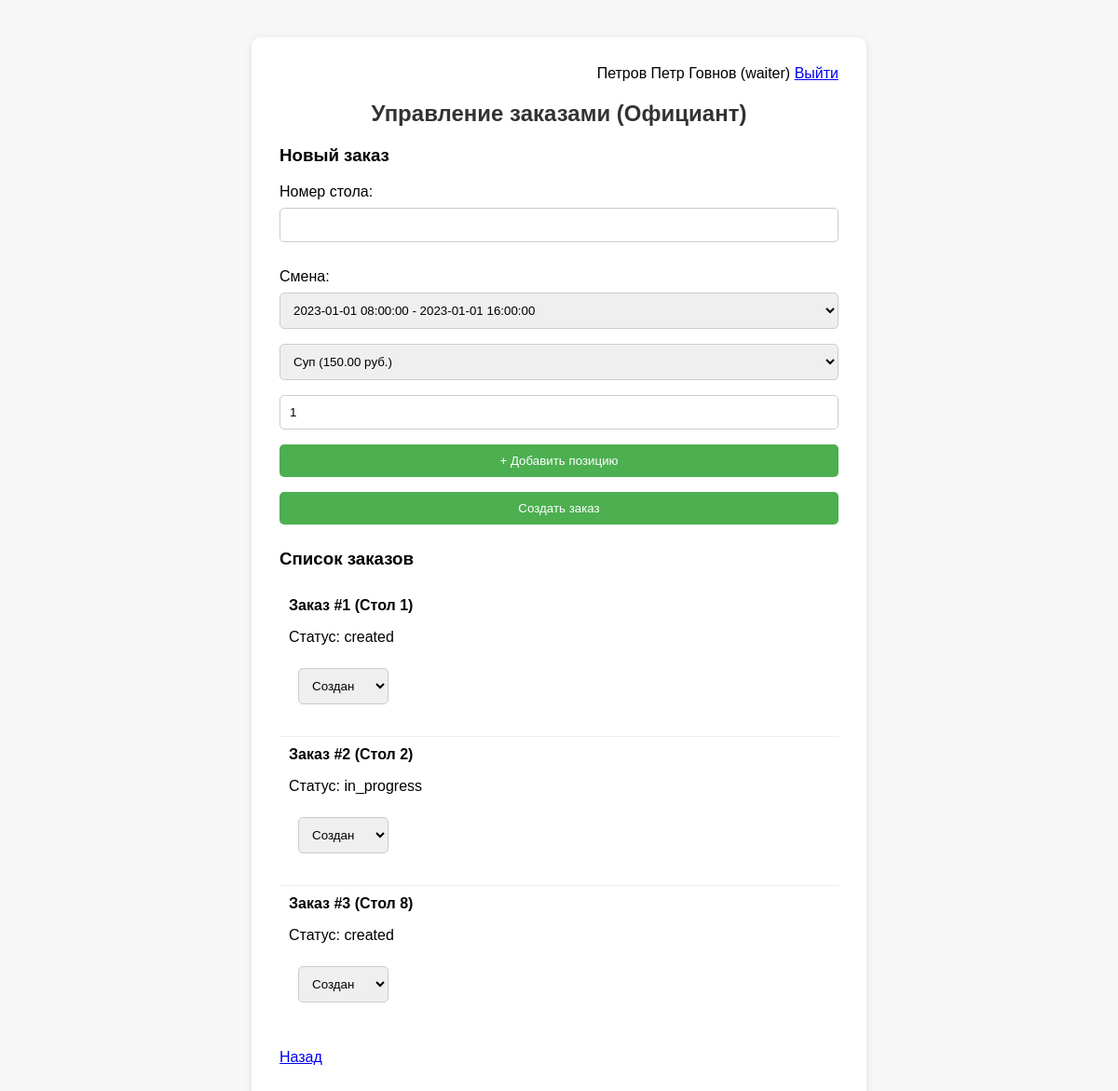
Screenshot of /zad/waiter_orders.php (signed in) with the database file from the repository.
### tables this page shows
CREATE TABLE `orders` (
  `id` int(11) NOT NULL,
  `table_number` int(11) NOT NULL,
  `status` enum('created','in_progress','ready','paid','closed') DEFAULT 'created',
  `shift_id` int(11) NOT NULL,
  `waiter_id` int(11) NOT NULL,
  `created_at` timestamp NOT NULL DEFAULT current_timestamp(),
  `updated_at` timestamp NOT NULL DEFAULT current_timestamp() ON UPDATE current_timestamp()
);

### zad/waiter_orders.php (the view, shortened to what this page needs)
<?php
require 'db.php';
$orders = $pdo->prepare("SELECT * FROM orders WHERE waiter_id = ?");
$orders->execute([$_SESSION['user']['id']]);
$orders = $orders->fetchAll();
$shifts = $pdo->query("SELECT * FROM shifts")->fetchAll();
$menuItems = $pdo->query("SELECT * FROM menu_items")->fetchAll();
?>
<link rel="stylesheet" href="style.css">
<div class="container">
    <div class="current-user">
        <?= $_SESSION['user']['full_name'] ?> (<?= $_SESSION['user']['role'] ?>)
        <a href="logout.php">Выйти</a>
    </div>
    <h2>Управление заказами (Официант)</h2>
    <h3>Новый заказ</h3>
    <form method="post" id="orderForm">
        <div class="grid-container">
            <div>
                <label>Номер стола:</label>
                <input type="number" name="table_number" required>
            </div>
            <div>
                <label>Смена:</label>
                <select name="shift_id" required>
                    <?php foreach ($shifts as $shift): ?>
                    <option value="<?= $shift['id'] ?>">
                        <?= $shift['start_time'] ?> - <?= $shift['end_time'] ?>
                    </option>
                    <?php endforeach; ?>
                </select>
            </div>
        </div>
        <div id="itemsContainer">
            <div class="item">
                <select name="items[0][id]" required>
                    <?php foreach ($menuItems as $item): ?>
                    <option value="<?= $item['id'] ?>">
                        <?= $item['name'] ?> (<?= $item['price'] ?> руб.)
                    </option>
                    <?php endforeach; ?>
                </select>
                <input type="number" name="items[0][quantity]" value="1" min="1" required>
            </div>
        </div>
        <button type="button" onclick="addItem()">+ Добавить позицию</button>
        <button type="submit" name="create_order">Создать заказ</button>
    </form>
    <h3>Список заказов</h3>
    <div class="order-list">
        <?php foreach ($orders as $order): ?>
        <div class="order-item">
            <b>Заказ #<?= $order['id'] ?> (Стол <?= $order['table_number'] ?>)</b>
            <p>Статус: <?= $order['status'] ?></p>
            <div class="actions">
                <?php if ($order['status'] != 'closed'): ?>
                    <form class="status-form" method="get">
                        <select name="new_status" onchange="this.form.submit()">
                            <option value="created" <?= $order['status'] == 'created' ? 'selected' : '' ?>>Создан</option>
                        </select>
                    </form>
                <?php endif; ?>
            </div>
        </div>
        <?php endforeach; ?>
    </div>
    <p><a href="index.php">Назад</a></p>
</div>

### zad/style.css (style rules this page uses)
.container { max-width: 600px; margin: 40px auto; background: #fff; padding: 30px; border-radius: 10px; box-shadow: 0 2px 8px rgba(0,0,0,0.1); }
h2 { text-align: center; color: #333; }
input, select, button { width: 100%; padding: 10px; margin: 8px 0; border: 1px solid #ccc; border-radius: 5px; }
button { background: #4CAF50; color: #fff; border: none; cursor: pointer; }
.menu-list, .order-list { margin-top: 20px; }
.menu-item, .order-item { padding: 10px; border-bottom: 1px solid #eee; }
.menu-item:last-child, .order-item:last-child { border-bottom: none; }
.actions { white-space: nowrap; }
.grid-container { display: grid; grid-template-columns: repeat(auto-fill, minmax(300px, 1fr)); gap: 20px; }
.status-form { display: inline-block; margin-left: 10px; }
.current-user { text-align: right; margin-bottom: 20px; }

### rows the page displays
orders: id "1", table_number "1", status "created", new_status "Создан"
orders: id "2", table_number "2", status "in_progress"
orders: id "3", table_number "8", status "created", new_status "Создан"

### other values shown
$_SESSION['user']['full_name'] "Петров Петр Говнов"
$_SESSION['user']['role'] "waiter"
form field shift_id "2023-01-01 08:00:00 - 2023-01-01 16:00:00"
form field value "Суп (150.00 руб.)"
